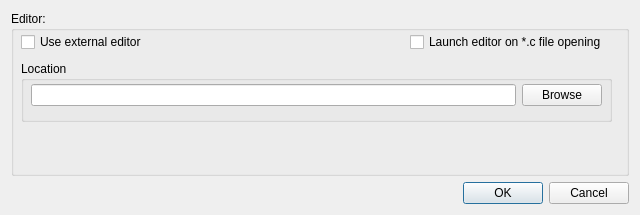
<?xml version="1.0" encoding="UTF-8"?>
<ui version="4.0">
 <class>DialogEditor</class>
 <widget class="QDialog" name="DialogEditor">
  <property name="windowModality">
   <enum>Qt::ApplicationModal</enum>
  </property>
  <property name="geometry">
   <rect>
    <x>0</x>
    <y>0</y>
    <width>640</width>
    <height>215</height>
   </rect>
  </property>
  <property name="maximumSize">
   <size>
    <width>640</width>
    <height>546</height>
   </size>
  </property>
  <property name="windowTitle">
   <string>Tool Settings</string>
  </property>
  <layout class="QVBoxLayout" name="verticalLayout_2">
   <item>
    <layout class="QVBoxLayout" name="verticalLayout">
     <item>
      <widget class="QGroupBox" name="groupBox_5">
       <property name="title">
        <string>Editor:</string>
       </property>
       <widget class="QGroupBox" name="groupBox_6">
        <property name="geometry">
         <rect>
          <x>10</x>
          <y>50</y>
          <width>591</width>
          <height>61</height>
         </rect>
        </property>
        <property name="title">
         <string>Location</string>
        </property>
        <widget class="QWidget" name="layoutWidget">
         <property name="geometry">
          <rect>
           <x>10</x>
           <y>20</y>
           <width>571</width>
           <height>28</height>
          </rect>
         </property>
         <layout class="QHBoxLayout" name="horizontalLayout_4">
          <item>
           <widget class="QLineEdit" name="locationLineEdit"/>
          </item>
          <item>
           <widget class="QPushButton" name="LocationBtn">
            <property name="text">
             <string>Browse</string>
            </property>
           </widget>
          </item>
         </layout>
        </widget>
       </widget>
       <widget class="QWidget" name="layoutWidget">
        <property name="geometry">
         <rect>
          <x>10</x>
          <y>20</y>
          <width>586</width>
          <height>23</height>
         </rect>
        </property>
        <layout class="QHBoxLayout" name="horizontalLayout_3">
         <item>
          <widget class="QCheckBox" name="useExtBox">
           <property name="text">
            <string>Use external editor</string>
           </property>
          </widget>
         </item>
         <item>
          <spacer name="horizontalSpacer">
           <property name="orientation">
            <enum>Qt::Horizontal</enum>
           </property>
           <property name="sizeHint" stdset="0">
            <size>
             <width>228</width>
             <height>20</height>
            </size>
           </property>
          </spacer>
         </item>
         <item>
          <widget class="QCheckBox" name="launchBox">
           <property name="text">
            <string>Launch editor on *.c file opening</string>
           </property>
          </widget>
         </item>
        </layout>
       </widget>
      </widget>
     </item>
     <item>
      <widget class="QDialogButtonBox" name="buttonBox">
       <property name="standardButtons">
        <set>QDialogButtonBox::Cancel|QDialogButtonBox::Ok</set>
       </property>
      </widget>
     </item>
    </layout>
   </item>
  </layout>
 </widget>
 <resources/>
 <connections/>
</ui>
